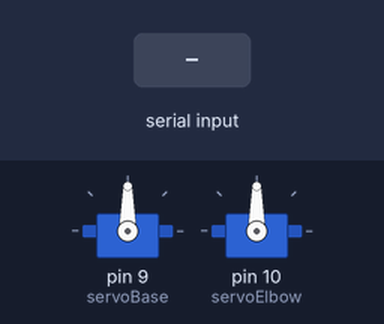
Recording of a sketch running on a simulated Arduino Uno, built with avr-gcc and run on an emulated ATmega328P. Parts: 2 × servo. The inputs (shaded band) are chosen by the test bench.

Above: at 1.2 s.
1.3 s: "B,45\n" received over Serial
At 2.5 s:
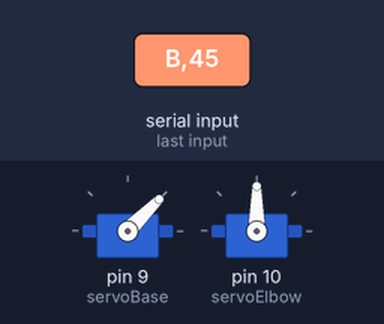
2.8 s: "E,45\n" received over Serial
At 3.8 s:
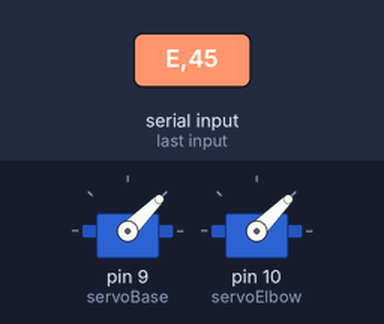
4.3 s: "B90\n" received over Serial
At 4.9 s:
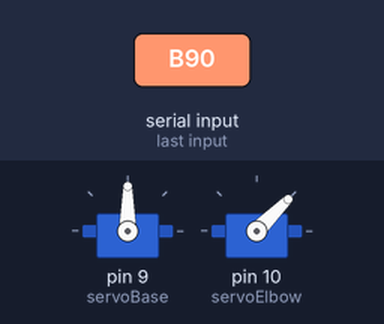
5.8 s: "B" received over Serial
At 8.0 s:
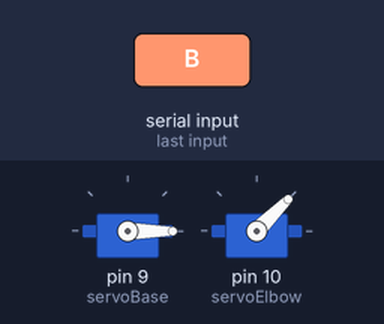
8.3 s: "E90\n" received over Serial
At 9.2 s:
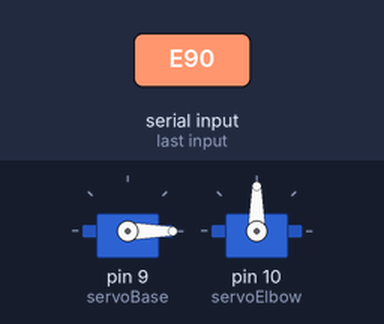
9.8 s: "E" received over Serial
At 12.2 s:
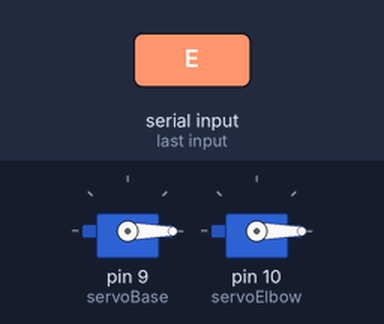
Timing chart, 0 to 13.3 s (numbered marks = the images above; inputs shaded):
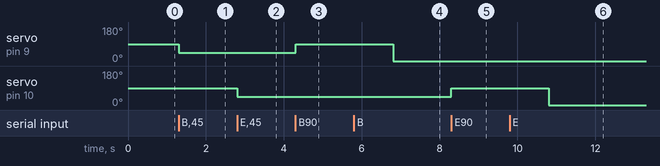

Measured:
- after the input at 1.3 s, servo on pin 9 (servoBase): 90° → 45° at once
- after the input at 2.8 s, servo on pin 10 (servoElbow): 90° → 45° at once
- after the input at 4.3 s, servo on pin 9 (servoBase): 45° → 90° at once
- after the input at 5.8 s, servo on pin 9 (servoBase): 90° → 0° after 1.0 s
- after the input at 8.3 s, servo on pin 10 (servoElbow): 45° → 90° at once
- after the input at 9.8 s, servo on pin 10 (servoElbow): 90° → 0° after 1.0 s

The sketch:

Arduino_Controller.ino
```cpp
#include <Servo.h>

// Create Servo objects
Servo servoBase;  // Servo B (Pin 9)
Servo servoElbow; // Servo A (Pin 10)

void setup() {
  // Attach servos to their pins
  servoBase.attach(9);
  servoElbow.attach(10);

  // Start Serial connection to listen to Python
  Serial.begin(9600);

  // Set initial "home" position
  servoBase.write(90);
  servoElbow.write(90);
}

void loop() {
  // Check if Python sent any data
  if (Serial.available() > 0) {
    // Read the command prefix (B or E)
    char command = Serial.read();

    // 'B' = Base Servo, 'E' = Elbow Servo
    if (command == 'B') {
      int angle = Serial.parseInt();
      servoBase.write(angle);
    }
    else if (command == 'E') {
      int angle = Serial.parseInt();
      servoElbow.write(angle);
    }
  }

  // A small delay to stabilize the serial buffer
  delay(5);
}
```
